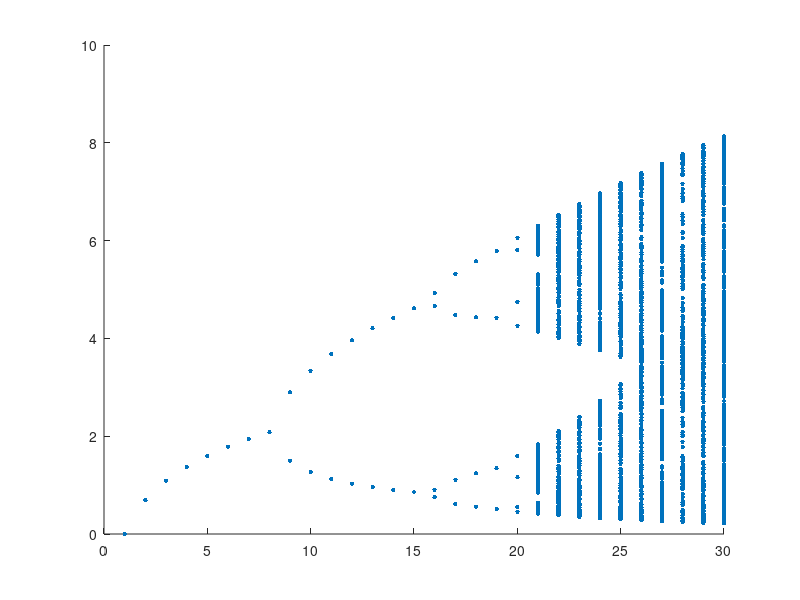

Recreate this plot in MATLAB. (Note: this script raises an error after producing the figure.)
%% Code for bifurcation plots of the local correlation approximation in the article "Finding analytical approximations for discrete, stochastic, individual-based models of ecology"

clear all
close all

%% r as a bifurcation parameter
T = 5000;


s=3;
T = 5000;

r_vals=1:1:30;

y1 = zeros(T, length(r_vals));

j=0;
for r = r_vals
    r
    j=j+1;
    y1(1,j) = rand(1);
  
  
    
    
    for t=1:T-1
        
        
        y1(t+1,j) = r*y1(t,j)*(1-1/(2*s+1)^2)^(r-1)*(y1(t,j)*(1-(1/(2*s+1)^2))^r-y1(t,j)+1)^((2*s+1)^2-1);
      
        
        
    end
    
    
end

figure;
plot(r_vals, (r_vals.*y1((4500:5000),:)),'.', 'color', [0, 0.4470, 0.7410], 'MarkerSize', 10)
% %plot(r_vals, y((2700:3001),:),'.', 'color', [0, 0.4470, 0.7410], 'MarkerSize', 15)
h=gca;
set(h,'box','off')
h.TickLength = [0.01 0.01];
h.LineWidth = 1.2;
 xticks([0 5 10 15 20 25 30])
 ylim([0 12])
 yticks([0 2 4 6 8 10 12])
set(h,'TickLabelInterpreter','latex')
ylabel('Population density', 'Interpreter', 'latex', 'FontSize', 12 )
xlabel('Number of offspring: $r$', 'Interpreter', 'latex', 'FontSize', 12)
set(h, 'FontSize', 14)
%title('()', 'Interpreter', 'latex')
set(get(gca,'title'),'Position',[15 11 0])
set(gca,'TickDir','out');
% % filename=sprintf('bifdiagram_s%d',d);
% % print(filename, '-depsc');
% % savefig(filename);


% %% s as bifrucation parameter
% s_vals = 1:100;
%    D=201;
% 
% 
% T = 5000;
% 
% r=30;
% 
% 
% y1 = zeros(T, length(s_vals));
% y2 = zeros(T, length(s_vals));
% 
% for s = s_vals
%     s
%     
%     y1(1,s) = rand(1);
%     y2(1,s) = rand(1);
%     
%     
%     delta = (s*(s+1))/(D*(2*s+1));
%     
%     
%     for t=1:T-1
%         
%         
%         y1(t+1,s) = (1-delta)*r*y1(t,s)*exp(-r*y1(t,s)) + delta*r*y2(t,s)*exp(-r*y2(t,s));
%         
%         y2(t+1,s) = (1-delta)*r*y2(t,s)*exp(-r*y2(t,s)) + delta*r*y1(t,s)*exp(-r*y1(t,s));
%         
%         
%     end
%     
%     
% end
% 
% 
% figure;
% plot(s_vals(1:14), 0.5*(r*y1((4500:5000),(1:14))+r*y2((4500:5000),(1:14))),'.', 'color', [0, 0.4470, 0.7410], 'MarkerSize', 5)
% hold on 
% plot(s_vals(71:100), 0.5*(r*y1((4500:5000),(71:100))+r*y2((4500:5000),(71:100))),'.', 'color', [0, 0.4470, 0.7410], 'MarkerSize', 5)
% hold on
% plot(s_vals(15:70), 0.5*(r*y1((4500:5000),(15:70))+r*y2((4500:5000),(15:70))),'.', 'color', [0, 0.4470, 0.7410], 'MarkerSize', 10)
% % %plot(r_vals, y((2700:3001),:),'.', 'color', [0, 0.4470, 0.7410], 'MarkerSize', 15)
% h=gca;
% set(h,'box','off')
% h.TickLength = [0.01 0.01];
% h.LineWidth = 1.2;
% xticks([0 20 40 60 80 100])
% % xticks([0 10 20 30])
%  ylim([0 12])
% yticks([0 2 4 6 8 10 12])
% set(h,'TickLabelInterpreter','latex')
% ylabel('Population density', 'Interpreter', 'latex', 'FontSize', 12 )
% xlabel('Dispersal distance: $s$', 'Interpreter', 'latex', 'FontSize', 12)
% set(h, 'FontSize', 24)
% %title('()', 'Interpreter', 'latex')
% set(get(gca,'title'),'Position',[15 11 0])
% set(h, 'FontSize', 14)
% % % filename=sprintf('bifdiagram_s%d',d);
% % % print(filename, '-depsc');
% % % savefig(filename);
